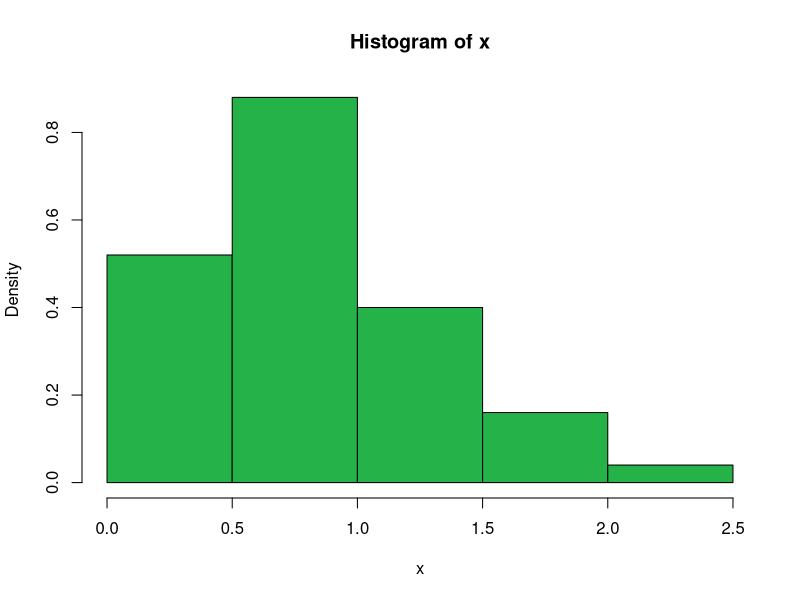

Source code (R):
set.seed(1)
p<-0.4
x<-c()
for (i in 1:50) {
	u<-runif(1,0,1)
	w1<-rweibull(1,2,1)
	w2<-rweibull(1,1.5,1)
	if(u<p)
	{
	x[i]<-w1	
	}
	else{
	x[i]<-w2
	}
}
png('Q3.png')
hist(x,freq=FALSE,col="#25B249",border="#000000")
dev.off()
